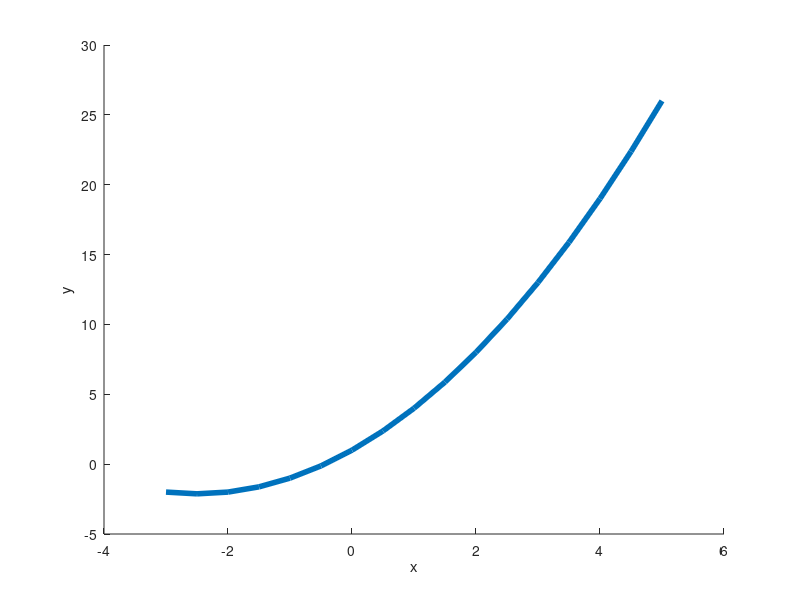

Here is the MATLAB script that generated this plot: (Note: this script raises an error after producing the figure.)
clear('all');
x = -3 : 0.5 : 5;

hold on

y = x.^2/2 + 5*x/2 + 1;

p1 = plot(x,y);
set(p1,'LineWidth',4);
xlabel('x');
ylabel('y');

p2 = plot(0,1,'O');
set(p2,'LineWidth',4);

t1 = text(0,2,'\downarrow (0,1)');
set(t1,'LineWidth',4);
p3 = plot(1,4,'O');
set(p3,'LineWidth',4);

text(1,5,'\downarrow (1,4)')
p4 = plot(2,8,'O');
set(p4,'LineWidth',4);

text(2,9,'\downarrow (2,8)')
legend('f(x) = x^2/2 + 5x/2 + 1','(0,1)','(1,4)','(2,8)');
hold off